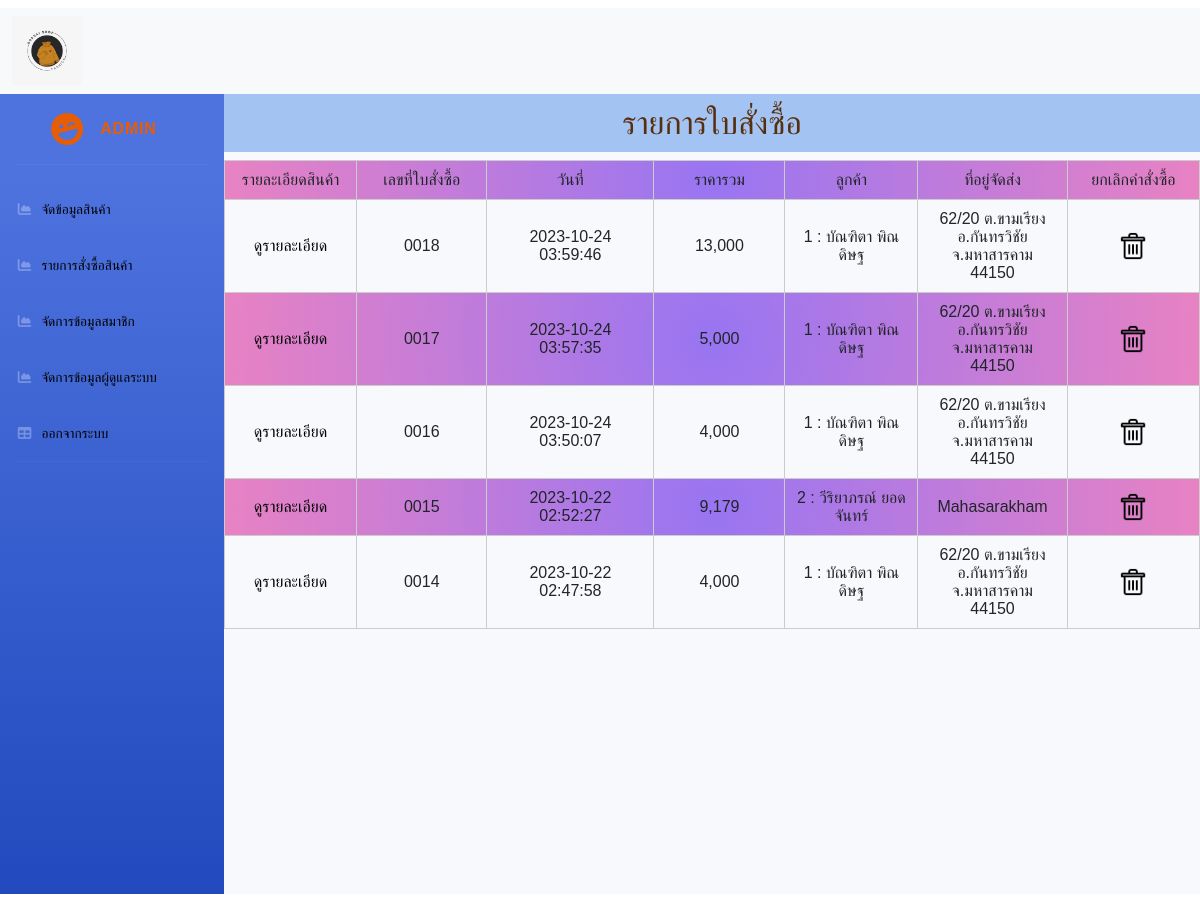
/view_order.php (signed in), run on the app's committed database.
### tables this page shows
CREATE TABLE `orders` (
  `oid` int(4) UNSIGNED ZEROFILL NOT NULL,
  `ototal` int(50) NOT NULL,
  `odate` datetime NOT NULL,
  `m_id` int(10) NOT NULL
);

CREATE TABLE `users` (
  `u_id` int(7) NOT NULL,
  `u_fullname` varchar(200) NOT NULL,
  `u_email` varchar(200) NOT NULL,
  `u_password` varchar(200) NOT NULL,
  `u_tel` int(10) NOT NULL,
  `u_address` varchar(255) NOT NULL
);

### view_order.php (the view, shortened to what this page needs)
<!doctype html>
<html>
<head>
    <link href="vendor/fontawesome-free/css/all.min.css" rel="stylesheet" type="text/css">
    <link href="css/sb-admin-2.min.css" rel="stylesheet">
    <link href="https://cdn.jsdelivr.net/npm/bootstrap@5.3.2/dist/css/bootstrap.min.css" rel="stylesheet">
</head>
<body id="page-top">
    <nav class="navbar navbar-expand-lg bg-body-tertiary">
        <div class="container-fluid">
            <img src="images/logo.jpg" width="70">
        </div>
    </nav>
    <div id="wrapper">
        <ul class="navbar-nav bg-gradient-primary sidebar sidebar-dark accordion" id="accordionSidebar">
            <a class="sidebar-brand d-flex align-items-center justify-content-center" href="index.html">
                <div class="sidebar-brand-icon rotate-n-15">
                    <i class="fas fa-laugh-wink"></i>
                </div>
                <div class="sidebar-brand-text mx-3">Admin </div>
            </a>
            <hr class="sidebar-divider">
            <li class="nav-item">
                <a class="nav-link" href="pageadmin.php">
                    <i class="fas fa-fw fa-chart-area"></i>
                    <span>จัดข้อมูลสินค้า</span></a>
            </li>
            <li class="nav-item">
                <a class="nav-link" href="view_order.php">
                    <i class="fas fa-fw fa-chart-area"></i>
                    <span>รายการสั่งซื้อสินค้า</span></a>
            </li>
            <li class="nav-item">
                <a class="nav-link" href="user.php">
                    <i class="fas fa-fw fa-chart-area"></i>
                    <span>จัดการข้อมูลสมาชิก</span></a>
            </li>
                <li class="nav-item">
                <a class="nav-link" href="admin.php">
                    <i class="fas fa-fw fa-chart-area"></i>
                    <span>จัดการข้อมูลผู้ดูแลระบบ</span></a>
            </li>
            <li class="nav-item">
                <a class="nav-link" href="logout2.php">
                    <i class="fas fa-fw fa-table"></i>
                    <span>ออกจากระบบ</span></a>
            </li>
            <hr class="sidebar-divider d-none d-md-block">
        </ul>
        <div id="content-wrapper" class="d-flex flex-column">
            <h2>รายการใบสั่งซื้อ</h2>
            <table width="832" border="1" cellspacing="1" cellpadding="1">
                <tr>
                    <td width="153">รายละเอียดสินค้า</td>
                    <td width="153">เลขที่ใบสั่งซื้อ</td>
                    <td width="193">วันที่</td>
                    <td width="150">ราคารวม</td>
                    <td width="155">ลูกค้า</td>
                    <td width="155">ที่อยู่จัดส่ง</td>
                    <td width="155">ยกเลิกคำสั่งซื้อ</td>
                </tr>
                <?php
                include("connectdb.php");
                $sql = "select  *  from  `orders` left join `users` on `orders`.`m_id`=`users`.`u_id` order by `orders`.`oid`  desc  ";
                $rs = mysqli_query($conn, $sql);
                while ($data = mysqli_fetch_array($rs)) {
                ?>
                    <tr>
                        <td><a href="view_order_detail.php?a=<?= $data['oid']; ?>">ดูรายละเอียด</a></td>
                        <td><?= $data['oid']; ?></td>
                        <td><?= $data['odate']; ?></td>
                        <td><?= number_format($data['ototal'], 0); ?></td>
                        <td><?= $data['m_id']; ?> : <?= $data['u_fullname']; ?> </td>
                        <td><?= $data['u_address']; ?></td>
                        <td><a href="delete2.php?id=<?= $data['oid']; ?>&ext"><img src="images/trash.jpg" width="30" onClick="return confirm('ยืนยันการลบ?');"></a></td>
                    </tr>
                <?php  }  ?>
            </table>
</body>
</html>

### view_order.php (style rules this page uses)
body { font-family: Arial, sans-serif; }
h2 { text-align: center; background-color: #a3c4f3; color: #582f0e; padding: 10px; }
table { width: 100%; border-collapse: collapse; border: 1px solid #ccc; }
th, td { border: 1px solid #ccc; padding: 10px; text-align: center; }
tr:nth-child(odd) { background: rgb(152, 117, 242); background: radial-gradient(circle, rgba(152, 117, 242, 1) 0%, rgba(232, 130, 195, 1) 100%); }
a { text-decoration: none; color: black; }
.nav-item .nav-link { color: black !important; }
.sidebar-brand { color: #e85d04 !important; }

### data on the page
orders: oid "0018", odate "2023-10-24 03:59:46", ototal "13,000", m "1", users.u_fullname "บัณฑิตา พิณดิษฐ", users.u_address "62/20 ต.ขามเรียง อ.กันทรวิชัย จ.มหาสารคาม 44150"
orders: oid "0017", odate "2023-10-24 03:57:35", ototal "5,000", m "1", users.u_fullname "บัณฑิตา พิณดิษฐ", users.u_address "62/20 ต.ขามเรียง อ.กันทรวิชัย จ.มหาสารคาม 44150"
orders: oid "0016", odate "2023-10-24 03:50:07", ototal "4,000", m "1", users.u_fullname "บัณฑิตา พิณดิษฐ", users.u_address "62/20 ต.ขามเรียง อ.กันทรวิชัย จ.มหาสารคาม 44150"
orders: oid "0015", odate "2023-10-22 02:52:27", ototal "9,179", m "2", users.u_fullname "วีริยาภรณ์ ยอดจันทร์", users.u_address "Mahasarakham"
orders: oid "0014", odate "2023-10-22 02:47:58", ototal "4,000", m "1", users.u_fullname "บัณฑิตา พิณดิษฐ", users.u_address "62/20 ต.ขามเรียง อ.กันทรวิชัย จ.มหาสารคาม 44150"
